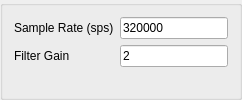
        <widget class="QGroupBox" name="globalParamsBox">
         <property name="title">
          <string/>
         </property>
         <layout class="QFormLayout" name="formLayout_12">
          <property name="fieldGrowthPolicy">
           <enum>QFormLayout::AllNonFixedFieldsGrow</enum>
          </property>
          <item row="0" column="0">
           <widget class="QLabel" name="sampleRateLabel">
            <property name="maximumSize">
             <size>
              <width>16777215</width>
              <height>30</height>
             </size>
            </property>
            <property name="text">
             <string>Sample Rate (sps)</string>
            </property>
           </widget>
          </item>
          <item row="0" column="1">
           <widget class="QLineEdit" name="sampleRateEdit">
            <property name="maximumSize">
             <size>
              <width>16777215</width>
              <height>30</height>
             </size>
            </property>
            <property name="text">
             <string>320000</string>
            </property>
           </widget>
          </item>
          <item row="1" column="0">
           <widget class="QLabel" name="filterGainLabel">
            <property name="text">
             <string>Filter Gain</string>
            </property>
           </widget>
          </item>
          <item row="1" column="1">
           <widget class="QLineEdit" name="filterGainEdit">
            <property name="text">
             <string>2</string>
            </property>
           </widget>
          </item>
         </layout>
        </widget>
